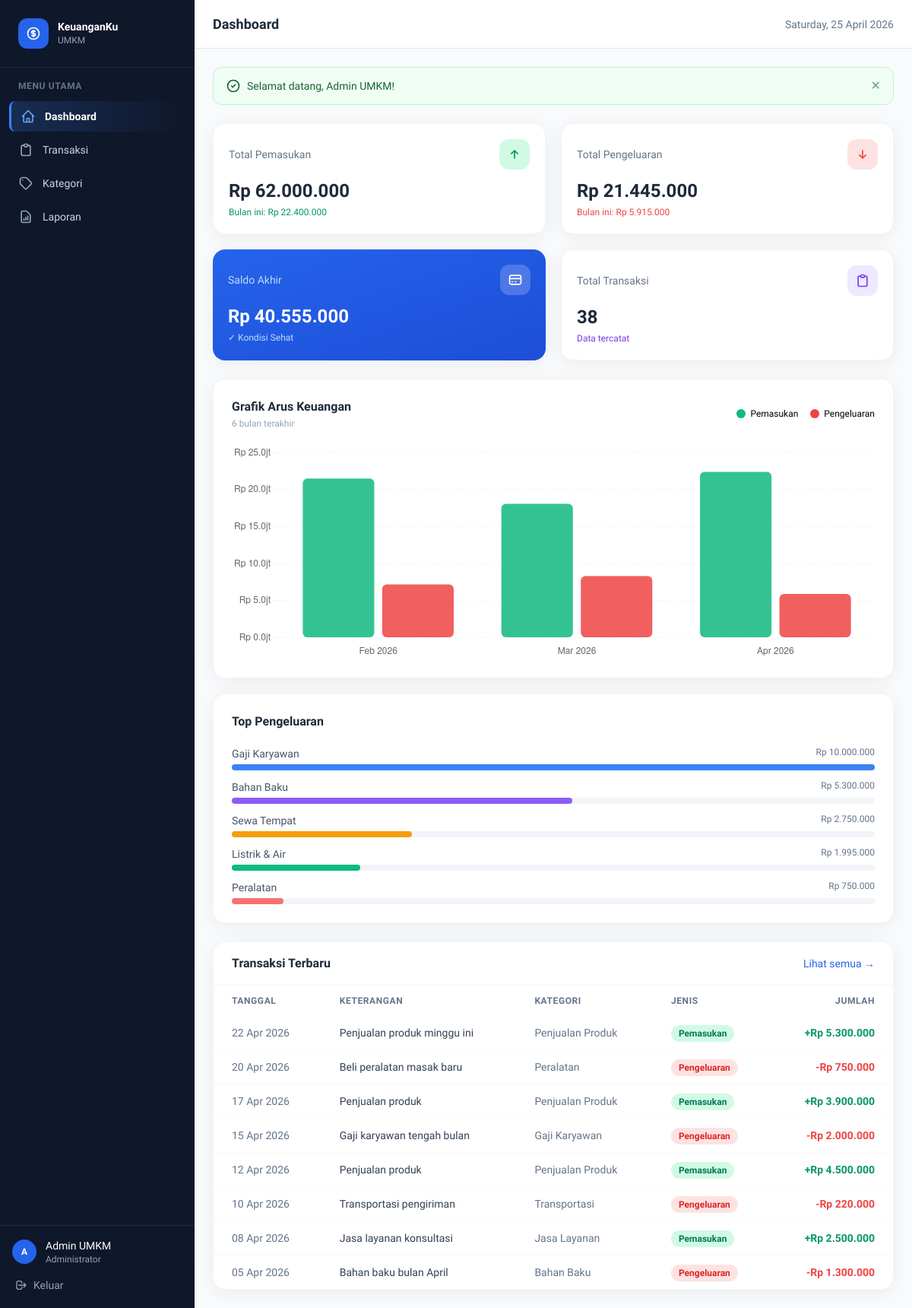
Page /dashboard/index.php (signed in) on the committed database.
### tables this page shows
CREATE TABLE transaksi (
    id INT PRIMARY KEY AUTO_INCREMENT,
    tanggal DATE NOT NULL,
    jenis ENUM('pemasukan', 'pengeluaran') NOT NULL,
    kategori_id INT NOT NULL,
    jumlah DECIMAL(15,2) NOT NULL,
    keterangan TEXT,
    created_at TIMESTAMP DEFAULT CURRENT_TIMESTAMP,
    FOREIGN KEY (kategori_id) REFERENCES kategori(id) ON DELETE RESTRICT
);

CREATE TABLE kategori (
    id INT PRIMARY KEY AUTO_INCREMENT,
    nama_kategori VARCHAR(100) NOT NULL,
    jenis ENUM('pemasukan', 'pengeluaran') NOT NULL,
    created_at TIMESTAMP DEFAULT CURRENT_TIMESTAMP
);

### config/koneksi.php (called while the page is built, shortened)
<?php
function formatRupiah($angka) {
    return 'Rp ' . number_format($angka, 0, ',', '.');
}

### dashboard/index.php (the view, shortened to what this page needs)
<?php
require_once '../config/koneksi.php';
require_once '../includes/layout.php';
$stmt = $pdo->query("SELECT
    SUM(CASE WHEN jenis='pemasukan' THEN jumlah ELSE 0 END)  AS total_masuk,
    SUM(CASE WHEN jenis='pengeluaran' THEN jumlah ELSE 0 END) AS total_keluar,
    COUNT(*) AS total_transaksi
FROM transaksi");
$stats = $stmt->fetch();
$saldo = ($stats['total_masuk'] ?? 0) - ($stats['total_keluar'] ?? 0);
$bulanIni = date('Y-m');
$stmt = $pdo->prepare("SELECT
    SUM(CASE WHEN jenis='pemasukan' THEN jumlah ELSE 0 END)  AS masuk_bulan,
    SUM(CASE WHEN jenis='pengeluaran' THEN jumlah ELSE 0 END) AS keluar_bulan
FROM transaksi WHERE DATE_FORMAT(tanggal,'%Y-%m') = ?");
$stmt->execute([$bulanIni]);
$statsBulan = $stmt->fetch();
$stmt = $pdo->query("SELECT
    DATE_FORMAT(tanggal,'%Y-%m') AS bulan,
    SUM(CASE WHEN jenis='pemasukan'  THEN jumlah ELSE 0 END) AS pemasukan,
    SUM(CASE WHEN jenis='pengeluaran' THEN jumlah ELSE 0 END) AS pengeluaran
FROM transaksi
WHERE tanggal >= DATE_SUB(CURDATE(), INTERVAL 6 MONTH)
GROUP BY bulan ORDER BY bulan");
$grafikData = $stmt->fetchAll();
$grafikLabels   = [];
$grafikMasuk    = [];
$grafikKeluar   = [];
foreach ($grafikData as $row) {
    $grafikLabels[] = date('M Y', strtotime($row['bulan'] . '-01'));
    $grafikMasuk[]  = (float)$row['pemasukan'];
    $grafikKeluar[] = (float)$row['pengeluaran'];
}
$stmt = $pdo->query("SELECT t.*, k.nama_kategori FROM transaksi t
    LEFT JOIN kategori k ON t.kategori_id = k.id
    ORDER BY t.tanggal DESC, t.id DESC LIMIT 8");
$transaksiTerbaru = $stmt->fetchAll();
$stmt = $pdo->query("SELECT k.nama_kategori, SUM(t.jumlah) AS total
    FROM transaksi t JOIN kategori k ON t.kategori_id = k.id
    WHERE t.jenis='pengeluaran'
    GROUP BY k.id ORDER BY total DESC LIMIT 5");
$topKategori = $stmt->fetchAll();
?>
<div class="flex min-h-screen">
    <div class="flex-1 flex flex-col min-w-0">
        <main class="flex-1 p-6 overflow-auto fade-in">
            <div class="grid grid-cols-1 sm:grid-cols-2 xl:grid-cols-4 gap-5 mb-6">
                <div class="bg-white rounded-2xl p-5 card-shadow border border-slate-100">
                    <div class="flex items-center justify-between mb-3">
                        <span class="text-slate-500 text-sm font-medium">Total Pemasukan</span>
                        <div class="w-10 h-10 bg-emerald-100 rounded-xl flex items-center justify-center">
                            <svg class="w-5 h-5 text-emerald-600" fill="none" stroke="currentColor" viewBox="0 0 24 24">
                                <path stroke-linecap="round" stroke-linejoin="round" stroke-width="2" d="M7 11l5-5m0 0l5 5m-5-5v12"/>
                            </svg>
                        </div>
                    </div>
                    <div class="text-2xl font-extrabold text-slate-800"><?= formatRupiah($stats['total_masuk'] ?? 0) ?></div>
                    <div class="text-xs text-emerald-600 mt-1 font-medium">Bulan ini: <?= formatRupiah($statsBulan['masuk_bulan'] ?? 0) ?></div>
                </div>
                <div class="bg-white rounded-2xl p-5 card-shadow border border-slate-100">
                    <div class="flex items-center justify-between mb-3">
                        <span class="text-slate-500 text-sm font-medium">Total Pengeluaran</span>
                        <div class="w-10 h-10 bg-red-100 rounded-xl flex items-center justify-center">
                            <svg class="w-5 h-5 text-red-500" fill="none" stroke="currentColor" viewBox="0 0 24 24">
                                <path stroke-linecap="round" stroke-linejoin="round" stroke-width="2" d="M17 13l-5 5m0 0l-5-5m5 5V6"/>
                            </svg>
                        </div>
                    </div>
                    <div class="text-2xl font-extrabold text-slate-800"><?= formatRupiah($stats['total_keluar'] ?? 0) ?></div>
                    <div class="text-xs text-red-500 mt-1 font-medium">Bulan ini: <?= formatRupiah($statsBulan['keluar_bulan'] ?? 0) ?></div>
                </div>
                <div class="bg-gradient-to-br from-blue-600 to-blue-700 rounded-2xl p-5 card-shadow">
                    <div class="flex items-center justify-between mb-3">
                        <span class="text-blue-200 text-sm font-medium">Saldo Akhir</span>
                        <div class="w-10 h-10 bg-white/20 rounded-xl flex items-center justify-center">
                            <svg class="w-5 h-5 text-white" fill="none" stroke="currentColor" viewBox="0 0 24 24">
                                <path stroke-linecap="round" stroke-linejoin="round" stroke-width="2" d="M3 10h18M7 15h1m4 0h1m-7 4h12a3 3 0 003-3V8a3 3 0 00-3-3H6a3 3 0 00-3 3v8a3 3 0 003 3z"/>
                            </svg>
                        </div>
                    </div>
                    <div class="text-2xl font-extrabold text-white"><?= formatRupiah($saldo) ?></div>
                    <div class="text-xs text-blue-200 mt-1 font-medium"><?= $saldo >= 0 ? '✓ Kondisi Sehat' : '⚠ Perlu Perhatian' ?></div>
                </div>
                <div class="bg-white rounded-2xl p-5 card-shadow border border-slate-100">
                    <div class="flex items-center justify-between mb-3">
                        <span class="text-slate-500 text-sm font-medium">Total Transaksi</span>
                        <div class="w-10 h-10 bg-violet-100 rounded-xl flex items-center justify-center">
                            <svg class="w-5 h-5 text-violet-600" fill="none" stroke="currentColor" viewBox="0 0 24 24">
                                <path stroke-linecap="round" stroke-linejoin="round" stroke-width="2" d="M9 5H7a2 2 0 00-2 2v12a2 2 0 002 2h10a2 2 0 002-2V7a2 2 0 00-2-2h-2M9 5a2 2 0 002 2h2a2 2 0 002-2M9 5a2 2 0 012-2h2a2 2 0 012 2"/>
                            </svg>
                        </div>
                    </div>
                    <div class="text-2xl font-extrabold text-slate-800"><?= number_format($stats['total_transaksi']) ?></div>
                    <div class="text-xs text-violet-600 mt-1 font-medium">Data tercatat</div>
                </div>
            </div>
            <div class="grid grid-cols-1 xl:grid-cols-3 gap-5 mb-6">
                <div class="xl:col-span-2 bg-white rounded-2xl p-6 card-shadow border border-slate-100">
                    <div class="flex items-center justify-between mb-5">
                        <div>
                            <h2 class="text-slate-800 font-bold text-base">Grafik Arus Keuangan</h2>
                            <p class="text-slate-400 text-xs mt-0.5">6 bulan terakhir</p>
                        </div>
                        <div class="flex items-center gap-4 text-xs">
                            <span class="flex items-center gap-1.5"><span class="w-3 h-3 rounded-full bg-emerald-500 inline-block"></span>Pemasukan</span>
                            <span class="flex items-center gap-1.5"><span class="w-3 h-3 rounded-full bg-red-500 inline-block"></span>Pengeluaran</span>
                        </div>
                    </div>
                    <canvas id="chartArus" height="100"></canvas>
                </div>
                <div class="bg-white rounded-2xl p-6 card-shadow border border-slate-100">
                    <h2 class="text-slate-800 font-bold text-base mb-5">Top Pengeluaran</h2>
                    <div class="space-y-3">
                        <?php
                        $maxVal = max(array_column($topKategori, 'total') ?: [1]);
                        foreach ($topKategori as $i => $kat):
                            $pct = round(($kat['total'] / $maxVal) * 100);
                            $colors = ['bg-blue-500','bg-violet-500','bg-amber-500','bg-emerald-500','bg-red-400'];
                        ?>
                        <div>
                            <div class="flex justify-between text-sm mb-1">
                                <span class="text-slate-600 font-medium truncate pr-2"><?= htmlspecialchars($kat['nama_kategori']) ?></span>
                                <span class="text-slate-500 text-xs flex-shrink-0"><?= formatRupiah($kat['total']) ?></span>
                            </div>
                            <div class="bg-slate-100 rounded-full h-2">
                                <div class="<?= $colors[$i] ?> h-2 rounded-full transition-all" style="width:<?= $pct ?>%"></div>
                            </div>
                        </div>
                        <?php endforeach; ?>
                    </div>
                </div>
            </div>
            <div class="bg-white rounded-2xl card-shadow border border-slate-100">
                <div class="px-6 py-4 border-b border-slate-100 flex items-center justify-between">
                    <h2 class="text-slate-800 font-bold text-base">Transaksi Terbaru</h2>
                    <a href="/umkm-keuangan/transaksi/index.php" class="text-blue-600 hover:text-blue-700 text-sm font-medium">Lihat semua →</a>
                </div>
                <div class="overflow-x-auto">
                    <table class="w-full text-sm">
                        <thead>
                            <tr class="text-left text-slate-500 text-xs uppercase tracking-wider">
                                <th class="px-6 py-3 font-semibold">Tanggal</th>
                                <th class="px-6 py-3 font-semibold">Keterangan</th>
                                <th class="px-6 py-3 font-semibold">Kategori</th>
                                <th class="px-6 py-3 font-semibold">Jenis</th>
                                <th class="px-6 py-3 font-semibold text-right">Jumlah</th>
                            </tr>
                        </thead>
                        <tbody class="divide-y divide-slate-50">
                            <?php foreach ($transaksiTerbaru as $trx): ?>
                            <tr class="hover:bg-slate-50/50 transition-colors">
                                <td class="px-6 py-3 text-slate-500"><?= date('d M Y', strtotime($trx['tanggal'])) ?></td>
                                <td class="px-6 py-3 text-slate-700 max-w-xs truncate"><?= htmlspecialchars($trx['keterangan'] ?: '-') ?></td>
                                <td class="px-6 py-3 text-slate-500"><?= htmlspecialchars($trx['nama_kategori'] ?? '-') ?></td>
                                <td class="px-6 py-3">
                                    <?php if ($trx['jenis'] === 'pemasukan'): ?>
                                    <span class="bg-emerald-100 text-emerald-700 text-xs font-semibold px-2.5 py-1 rounded-full">Pemasukan</span>
                                    <?php else: ?>
                                    <span class="bg-red-100 text-red-600 text-xs font-semibold px-2.5 py-1 rounded-full">Pengeluaran</span>
                                    <?php endif; ?>
                                </td>
                                <td class="px-6 py-3 text-right font-bold <?= $trx['jenis'] === 'pemasukan' ? 'text-emerald-600' : 'text-red-500' ?>">
                                    <?= $trx['jenis'] === 'pemasukan' ? '+' : '-' ?><?= formatRupiah($trx['jumlah']) ?>
                                </td>
                            </tr>
                            <?php endforeach; ?>
                        </tbody>
                    </table>
                </div>
            </div>
        </main>
    </div>
</div>
<script>
const ctx = document.getElementById('chartArus').getContext('2d');
new Chart(ctx, {
    type: 'bar',
    data: {
        labels: <?= json_encode($grafikLabels) ?>,
        datasets: [
            {
                label: 'Pemasukan',
                data: <?= json_encode($grafikMasuk) ?>,
                backgroundColor: 'rgba(16, 185, 129, 0.85)',
                borderRadius: 6,
                borderSkipped: false,
            },
            {
                label: 'Pengeluaran',
                data: <?= json_encode($grafikKeluar) ?>,
                backgroundColor: 'rgba(239, 68, 68, 0.85)',
                borderRadius: 6,
                borderSkipped: false,
            }
        ]
    },
    options: {
        responsive: true,
        plugins: {
            legend: { display: false },
            tooltip: {
                callbacks: {
                    label: ctx => ' Rp ' + ctx.parsed.y.toLocaleString('id-ID')
                }
            }
        },
        scales: {
            x: { grid: { display: false }, border: { display: false } },
            y: {
                border: { display: false, dash: [4,4] },
                grid: { color: '#f1f5f9' },
                ticks: {
                    callback: v => 'Rp ' + (v/1000000).toFixed(1) + 'jt'
                }
            }
        }
    }
});
</script>
</body></html>

### rows in the picture
transaksi: tanggal "22 Apr 2026", keterangan "Penjualan produk minggu ini", kategori.nama_kategori "Penjualan Produk", jenis "Pemasukan", jumlah "Rp 5.300.000"
transaksi: tanggal "20 Apr 2026", keterangan "Beli peralatan masak baru", kategori.nama_kategori "Peralatan", jenis "Pengeluaran", jumlah "Rp 750.000"
transaksi: tanggal "17 Apr 2026", keterangan "Penjualan produk", kategori.nama_kategori "Penjualan Produk", jenis "Pemasukan", jumlah "Rp 3.900.000"
transaksi: tanggal "15 Apr 2026", keterangan "Gaji karyawan tengah bulan", kategori.nama_kategori "Gaji Karyawan", jenis "Pengeluaran", jumlah "Rp 2.000.000"
transaksi: tanggal "12 Apr 2026", keterangan "Penjualan produk", kategori.nama_kategori "Penjualan Produk", jenis "Pemasukan", jumlah "Rp 4.500.000"
transaksi: tanggal "10 Apr 2026", keterangan "Transportasi pengiriman", kategori.nama_kategori "Transportasi", jenis "Pengeluaran", jumlah "Rp 220.000"
transaksi: tanggal "08 Apr 2026", keterangan "Jasa layanan konsultasi", kategori.nama_kategori "Jasa Layanan", jenis "Pemasukan", jumlah "Rp 2.500.000"
transaksi: tanggal "05 Apr 2026", keterangan "Bahan baku bulan April", kategori.nama_kategori "Bahan Baku", jenis "Pengeluaran", jumlah "Rp 1.300.000"

### other values in the picture
$item['label'] "Dashboard"
$item['label'] "Transaksi"
$item['label'] "Kategori"
$item['label'] "Laporan"
substr($user, 0, 1) "A"
$user "Admin UMKM"
$pageTitle "Dashboard"
$flash['message'] "Selamat datang, Admin UMKM!"
formatRupiah($stats['total_masuk'] ?? 0) "Rp 62.000.000"
formatRupiah($statsBulan['masuk_bulan'] ?? 0) "Rp 22.400.000"
formatRupiah($stats['total_keluar'] ?? 0) "Rp 21.445.000"
formatRupiah($statsBulan['keluar_bulan'] ?? 0) "Rp 5.915.000"
formatRupiah($saldo) "Rp 40.555.000"
$stats['total_transaksi'] "38"
$kat['nama_kategori'] "Gaji Karyawan"
